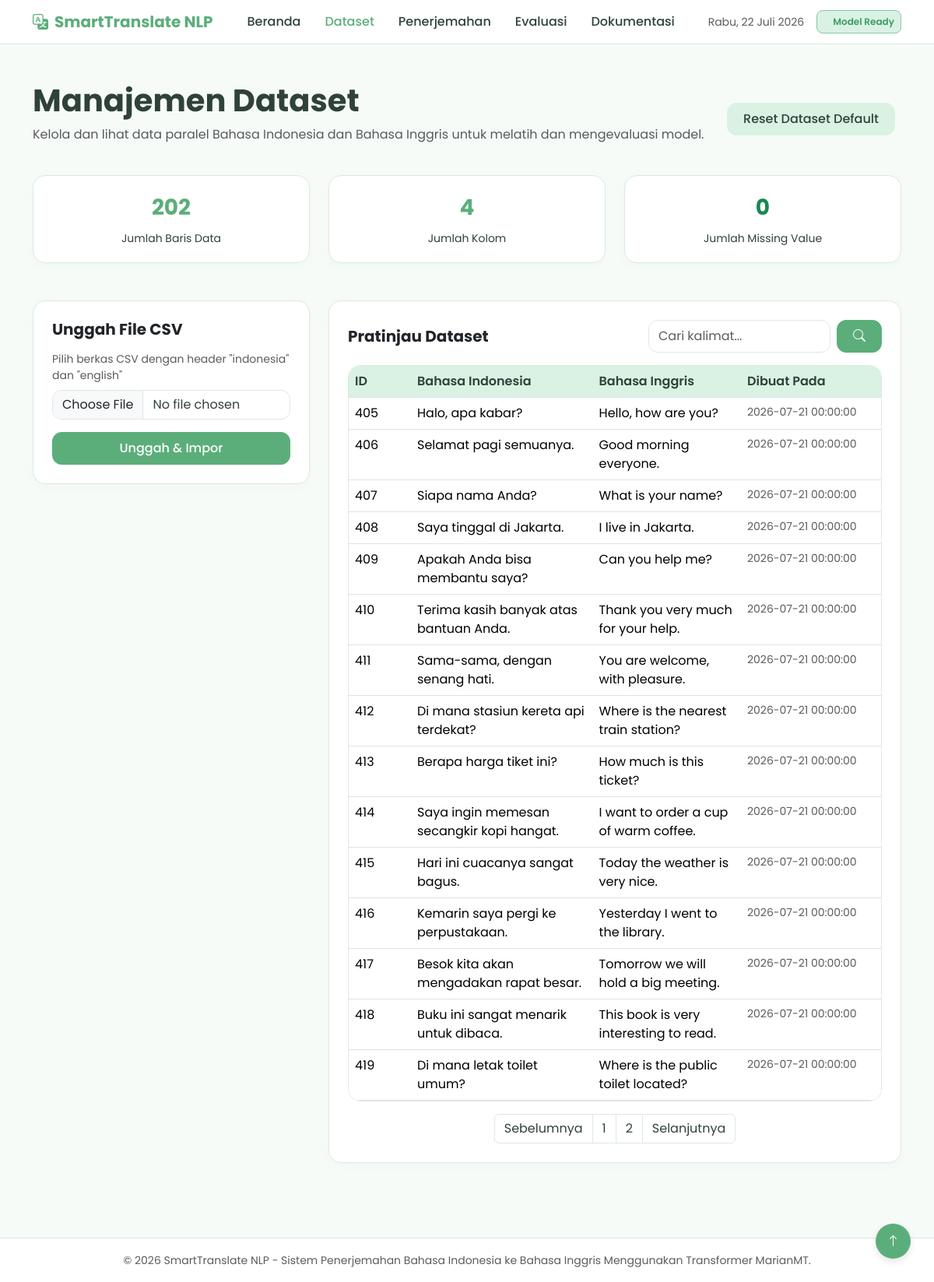
Screenshot of /dataset?page=0&search= with the database file from the repository.
### tables this page shows
CREATE TABLE dataset (
            id INTEGER PRIMARY KEY AUTOINCREMENT,
            indonesia TEXT,
            english TEXT,
            created_at TIMESTAMP DEFAULT CURRENT_TIMESTAMP
        );

### app.py (the view)
@app.route("/dataset")
def dataset():
    page = request.args.get("page", 1, type=int)
    search_query = request.args.get("search", "", type=str)
    per_page = 15
    items, total_count = get_dataset_from_db(page, per_page, search_query)
    stats = get_dataset_stats()
    total_pages = (total_count + per_page - 1) // per_page
    return render_template(
        "dataset.html",
        active_page="dataset",
        today_date=get_formatted_date(),
        items=items,
        page=page,
        total_pages=total_pages,
        search_query=search_query,
        stats=stats
    )

### src/database.py (called while the page is built)
def get_db_connection():
    conn = sqlite3.connect(Config.DATABASE_PATH)
    conn.row_factory = sqlite3.Row
    return conn

### src/dataset.py (called while the page is built)
def get_dataset_stats():
    conn = get_db_connection()
    cursor = conn.cursor()
    cursor.execute("SELECT COUNT(*) FROM dataset")
    total_rows = cursor.fetchone()[0]
    cursor.execute("SELECT COUNT(*) FROM dataset WHERE indonesia IS NULL OR indonesia = '' OR english IS NULL OR english = ''")
    missing_values = cursor.fetchone()[0]
    conn.close()
    return {
        "total_rows": total_rows,
        "total_cols": 4,
        "missing_values": missing_values
    }

### src/utils.py (called while the page is built)
def get_formatted_date() -> str:
    days = ["Senin", "Selasa", "Rabu", "Kamis", "Jumat", "Sabtu", "Minggu"]
    months = [
        "Januari", "Februari", "Maret", "April", "Mei", "Juni",
        "Juli", "Agustus", "September", "Oktober", "November", "Desember"
    ]
    now = datetime.datetime.now()
    day_name = days[now.weekday()]
    month_name = months[now.month - 1]
    return f"{day_name}, {now.day} {month_name} {now.year}"

### templates/dataset.html (shortened to what this page needs)
{% extends "base.html" %}
{% block content %}
<div class="d-flex justify-content-between align-items-center mb-4">
    <div>
        <h1 class="fw-bold">Manajemen Dataset</h1>
        <p class="text-muted">Kelola dan lihat data paralel Bahasa Indonesia dan Bahasa Inggris untuk melatih dan mengevaluasi model.</p>
    </div>
    <div>
        <a href="{{ url_for('import_default_dataset') }}" class="btn btn-secondary me-2">Reset Dataset Default</a>
    </div>
</div>
<div class="row g-4 mb-4">
    <div class="col-md-4">
        <div class="card stat-card">
            <div class="stat-val">{{ stats.total_rows }}</div>
            <div class="stat-lbl mt-2">Jumlah Baris Data</div>
        </div>
    </div>
    <div class="col-md-4">
        <div class="card stat-card">
            <div class="stat-val">{{ stats.total_cols }}</div>
            <div class="stat-lbl mt-2">Jumlah Kolom</div>
        </div>
    </div>
    <div class="col-md-4">
        <div class="card stat-card">
            <div class="stat-val {% if stats.missing_values > 0 %}text-danger{% else %}text-success{% endif %}">
                {{ stats.missing_values }}
            </div>
            <div class="stat-lbl mt-2">Jumlah Missing Value</div>
        </div>
    </div>
</div>
<div class="row g-4 mb-4">
    <div class="col-lg-4">
        <div class="card">
            <h5 class="fw-bold mb-3">Unggah File CSV</h5>
            <form action="{{ url_for('upload_dataset') }}" method="POST" enctype="multipart/form-data">
                <div class="mb-3">
                    <label for="csvFile" class="form-label text-muted small">Pilih berkas CSV dengan header "indonesia" dan "english"</label>
                    <input class="form-control" type="file" id="csvFile" name="file" accept=".csv" required>
                </div>
                <button type="submit" class="btn btn-primary w-100">Unggah & Impor</button>
            </form>
        </div>
    </div>
    <div class="col-lg-8">
        <div class="card">
            <div class="d-flex justify-content-between align-items-center mb-3">
                <h5 class="fw-bold m-0">Pratinjau Dataset</h5>
                <form action="{{ url_for('dataset') }}" method="GET" class="d-flex gap-2" style="width: 300px;">
                    <input type="text" name="search" class="form-control" placeholder="Cari kalimat..." value="{{ search_query }}">
                    <button type="submit" class="btn btn-primary"><i class="bi bi-search"></i></button>
                </form>
            </div>
            <div class="table-responsive table-custom mb-3">
                <table class="table table-hover m-0">
                    <thead>
                        <tr>
                            <th style="width: 80px;">ID</th>
                            <th>Bahasa Indonesia</th>
                            <th>Bahasa Inggris</th>
                            <th style="width: 180px;">Dibuat Pada</th>
                        </tr>
                    </thead>
                    <tbody>
                        {% if items %}
                            {% for item in items %}
                            <tr>
                                <td>{{ item.id }}</td>
                                <td>{{ item.indonesia }}</td>
                                <td>{{ item.english }}</td>
                                <td class="text-muted small">{{ item.created_at }}</td>
                            </tr>
                            {% endfor %}
                        {% else %}
                            <tr>
                                <td colspan="4" class="text-center text-muted">Tidak ada data untuk ditampilkan.</td>
                            </tr>
                        {% endif %}
                    </tbody>
                </table>
            </div>
            {% if total_pages > 1 %}
            <nav>
                <ul class="pagination justify-content-center m-0">
                    <li class="page-item {% if page == 1 %}disabled{% endif %}">
                        <a class="page-link" href="{{ url_for('dataset', page=page-1, search=search_query) }}">Sebelumnya</a>
                    </li>
                    {% for p in range(1, total_pages + 1) %}
                        {% if p == page or (p >= page - 2 and p <= page + 2) %}
                        <li class="page-item {% if p == page %}active{% endif %}">
                            <a class="page-link" href="{{ url_for('dataset', page=p, search=search_query) }}">{{ p }}</a>
                        </li>
                        {% endif %}
                    {% endfor %}
                    <li class="page-item {% if page == total_pages %}disabled{% endif %}">
                        <a class="page-link" href="{{ url_for('dataset', page=page+1, search=search_query) }}">Selanjutnya</a>
                    </li>
                </ul>
            </nav>
            {% endif %}
        </div>
    </div>
</div>
{% endblock %}

### static/css/style.css (style rules this page uses)
body { background-color: #F7FBF8; color: #2F4238; font-family: "Poppins", sans-serif; min-height: 100vh; display: flex; flex-direction: column; }
.btn-primary { background-color: #5BAE7A; border-color: #5BAE7A; color: #FFFFFF; border-radius: 12px; font-weight: 500; padding: 8px 20px; transition: background-color 0.2s, border-color 0.2s; }
.btn-secondary { background-color: #D9F2E3; border-color: #D9F2E3; color: #2F4238; border-radius: 12px; font-weight: 500; padding: 8px 20px; transition: background-color 0.2s, border-color 0.2s; }
.card { background-color: #FFFFFF; border: 1px solid #DCE9E1; border-radius: 16px; box-shadow: 0 4px 12px rgba(91, 174, 122, 0.05); padding: 24px; margin-bottom: 24px; }
.stat-card { text-align: center; border-radius: 16px; border: 1px solid #DCE9E1; background-color: #FFFFFF; padding: 20px; }
.stat-val { font-size: 28px; font-weight: 700; color: #5BAE7A; }
.stat-lbl { font-size: 14px; color: #2F4238; }
.form-control, .form-select { border-radius: 12px; border: 1px solid #DCE9E1; color: #2F4238; }
.table-custom { border-radius: 16px; overflow: hidden; border: 1px solid #DCE9E1; }
.table-custom th { background-color: #D9F2E3; color: #2F4238; font-weight: 600; }
.pagination .page-link { color: #2F4238; border-color: #DCE9E1; }

### rows the page displays
dataset: id "405", indonesia "Halo, apa kabar?", english "Hello, how are you?", created_at "2026-07-21 00:00:00"
dataset: id "406", indonesia "Selamat pagi semuanya.", english "Good morning everyone.", created_at "2026-07-21 00:00:00"
dataset: id "407", indonesia "Siapa nama Anda?", english "What is your name?", created_at "2026-07-21 00:00:00"
dataset: id "408", indonesia "Saya tinggal di Jakarta.", english "I live in Jakarta.", created_at "2026-07-21 00:00:00"
dataset: id "409", indonesia "Apakah Anda bisa membantu saya?", english "Can you help me?", created_at "2026-07-21 00:00:00"
dataset: id "410", indonesia "Terima kasih banyak atas bantuan Anda.", english "Thank you very much for your help.", created_at "2026-07-21 00:00:00"
dataset: id "411", indonesia "Sama-sama, dengan senang hati.", english "You are welcome, with pleasure.", created_at "2026-07-21 00:00:00"
dataset: id "412", indonesia "Di mana stasiun kereta api terdekat?", english "Where is the nearest train station?", created_at "2026-07-21 00:00:00"
dataset: id "413", indonesia "Berapa harga tiket ini?", english "How much is this ticket?", created_at "2026-07-21 00:00:00"
dataset: id "414", indonesia "Saya ingin memesan secangkir kopi hangat.", english "I want to order a cup of warm coffee.", created_at "2026-07-21 00:00:00"
dataset: id "415", indonesia "Hari ini cuacanya sangat bagus.", english "Today the weather is very nice.", created_at "2026-07-21 00:00:00"
dataset: id "416", indonesia "Kemarin saya pergi ke perpustakaan.", english "Yesterday I went to the library.", created_at "2026-07-21 00:00:00"
dataset: id "417", indonesia "Besok kita akan mengadakan rapat besar.", english "Tomorrow we will hold a big meeting.", created_at "2026-07-21 00:00:00"
dataset: id "418", indonesia "Buku ini sangat menarik untuk dibaca.", english "This book is very interesting to read.", created_at "2026-07-21 00:00:00"
dataset: id "419", indonesia "Di mana letak toilet umum?", english "Where is the public toilet located?", created_at "2026-07-21 00:00:00"

### other values shown
{{ today_date }} "Rabu, 22 Juli 2026"
{{ stats.total_rows }} "202"
{{ stats.total_cols }} "4"
{{ stats.missing_values }} "0"
{{ p }} "1" "2"
